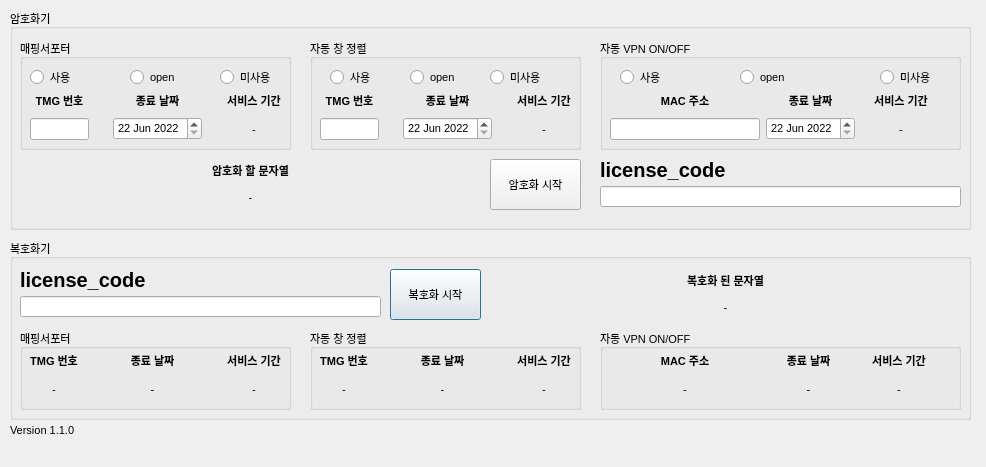
<?xml version="1.0" encoding="UTF-8"?>
<ui version="4.0">
 <class>period_decry_mac_line_status</class>
 <widget class="QDialog" name="period_decry_mac_line_status">
  <property name="geometry">
   <rect>
    <x>0</x>
    <y>0</y>
    <width>986</width>
    <height>467</height>
   </rect>
  </property>
  <property name="windowTitle">
   <string>Dialog</string>
  </property>
  <widget class="QGroupBox" name="groupBox_2">
   <property name="geometry">
    <rect>
     <x>10</x>
     <y>239</y>
     <width>961</width>
     <height>181</height>
    </rect>
   </property>
   <property name="font">
    <font>
     <pointsize>8</pointsize>
    </font>
   </property>
   <property name="title">
    <string>복호화기</string>
   </property>
   <widget class="QPushButton" name="decry_btn">
    <property name="geometry">
     <rect>
      <x>380</x>
      <y>30</y>
      <width>91</width>
      <height>51</height>
     </rect>
    </property>
    <property name="text">
     <string>복호화 시작</string>
    </property>
   </widget>
   <widget class="QWidget" name="verticalLayoutWidget_6">
    <property name="geometry">
     <rect>
      <x>10</x>
      <y>30</y>
      <width>361</width>
      <height>48</height>
     </rect>
    </property>
    <layout class="QVBoxLayout" name="verticalLayout_6">
     <item>
      <widget class="QLabel" name="label_10">
       <property name="font">
        <font>
         <pointsize>15</pointsize>
         <weight>75</weight>
         <bold>true</bold>
        </font>
       </property>
       <property name="text">
        <string>license_code</string>
       </property>
      </widget>
     </item>
     <item>
      <widget class="QLineEdit" name="decry_license_text_line_edit"/>
     </item>
    </layout>
   </widget>
   <widget class="QWidget" name="layoutWidget">
    <property name="geometry">
     <rect>
      <x>480</x>
      <y>30</y>
      <width>471</width>
      <height>49</height>
     </rect>
    </property>
    <layout class="QVBoxLayout" name="verticalLayout_11">
     <item>
      <widget class="QLabel" name="label_16">
       <property name="font">
        <font>
         <weight>75</weight>
         <bold>true</bold>
        </font>
       </property>
       <property name="text">
        <string>복호화 된 문자열</string>
       </property>
       <property name="alignment">
        <set>Qt::AlignCenter</set>
       </property>
      </widget>
     </item>
     <item>
      <widget class="QLabel" name="decry_text_status">
       <property name="text">
        <string>-</string>
       </property>
       <property name="alignment">
        <set>Qt::AlignCenter</set>
       </property>
      </widget>
     </item>
    </layout>
   </widget>
   <widget class="QGroupBox" name="groupBox_6">
    <property name="geometry">
     <rect>
      <x>10</x>
      <y>90</y>
      <width>271</width>
      <height>81</height>
     </rect>
    </property>
    <property name="title">
     <string>매핑서포터</string>
    </property>
    <widget class="QWidget" name="horizontalLayoutWidget_5">
     <property name="geometry">
      <rect>
       <x>10</x>
       <y>20</y>
       <width>251</width>
       <height>51</height>
      </rect>
     </property>
     <layout class="QHBoxLayout" name="horizontalLayout_5">
      <item>
       <layout class="QVBoxLayout" name="verticalLayout_17">
        <item>
         <widget class="QLabel" name="label_19">
          <property name="font">
           <font>
            <weight>75</weight>
            <bold>true</bold>
           </font>
          </property>
          <property name="text">
           <string>TMG 번호</string>
          </property>
          <property name="alignment">
           <set>Qt::AlignCenter</set>
          </property>
         </widget>
        </item>
        <item>
         <widget class="QLabel" name="mapping_decry_tmg_status">
          <property name="text">
           <string>-</string>
          </property>
          <property name="alignment">
           <set>Qt::AlignCenter</set>
          </property>
         </widget>
        </item>
       </layout>
      </item>
      <item>
       <spacer name="horizontalSpacer_5">
        <property name="orientation">
         <enum>Qt::Horizontal</enum>
        </property>
        <property name="sizeHint" stdset="0">
         <size>
          <width>40</width>
          <height>20</height>
         </size>
        </property>
       </spacer>
      </item>
      <item>
       <layout class="QVBoxLayout" name="verticalLayout_18">
        <item>
         <widget class="QLabel" name="label_20">
          <property name="font">
           <font>
            <weight>75</weight>
            <bold>true</bold>
           </font>
          </property>
          <property name="text">
           <string>종료 날짜</string>
          </property>
          <property name="alignment">
           <set>Qt::AlignCenter</set>
          </property>
         </widget>
        </item>
        <item>
         <widget class="QLabel" name="mapping_decry_expiration_status">
          <property name="text">
           <string>-</string>
          </property>
          <property name="alignment">
           <set>Qt::AlignCenter</set>
          </property>
         </widget>
        </item>
       </layout>
      </item>
      <item>
       <spacer name="horizontalSpacer_6">
        <property name="orientation">
         <enum>Qt::Horizontal</enum>
        </property>
        <property name="sizeHint" stdset="0">
         <size>
          <width>40</width>
          <height>20</height>
         </size>
        </property>
       </spacer>
      </item>
      <item>
       <layout class="QVBoxLayout" name="verticalLayout_19">
        <item>
         <widget class="QLabel" name="label_21">
          <property name="font">
           <font>
            <weight>75</weight>
            <bold>true</bold>
           </font>
          </property>
          <property name="text">
           <string>서비스 기간</string>
          </property>
          <property name="alignment">
           <set>Qt::AlignCenter</set>
          </property>
         </widget>
        </item>
        <item>
         <widget class="QLabel" name="mapping_decry_service_period_status">
          <property name="text">
           <string>-</string>
          </property>
          <property name="alignment">
           <set>Qt::AlignCenter</set>
          </property>
         </widget>
        </item>
       </layout>
      </item>
     </layout>
    </widget>
   </widget>
   <widget class="QGroupBox" name="groupBox_7">
    <property name="geometry">
     <rect>
      <x>300</x>
      <y>90</y>
      <width>271</width>
      <height>81</height>
     </rect>
    </property>
    <property name="title">
     <string>자동 창 정렬</string>
    </property>
    <widget class="QWidget" name="horizontalLayoutWidget_6">
     <property name="geometry">
      <rect>
       <x>10</x>
       <y>20</y>
       <width>251</width>
       <height>51</height>
      </rect>
     </property>
     <layout class="QHBoxLayout" name="horizontalLayout_6">
      <item>
       <layout class="QVBoxLayout" name="verticalLayout_8">
        <item>
         <widget class="QLabel" name="label_12">
          <property name="font">
           <font>
            <weight>75</weight>
            <bold>true</bold>
           </font>
          </property>
          <property name="text">
           <string>TMG 번호</string>
          </property>
          <property name="alignment">
           <set>Qt::AlignCenter</set>
          </property>
         </widget>
        </item>
        <item>
         <widget class="QLabel" name="alignmenter_decry_tmg_status">
          <property name="text">
           <string>-</string>
          </property>
          <property name="alignment">
           <set>Qt::AlignCenter</set>
          </property>
         </widget>
        </item>
       </layout>
      </item>
      <item>
       <spacer name="horizontalSpacer_7">
        <property name="orientation">
         <enum>Qt::Horizontal</enum>
        </property>
        <property name="sizeHint" stdset="0">
         <size>
          <width>40</width>
          <height>20</height>
         </size>
        </property>
       </spacer>
      </item>
      <item>
       <layout class="QVBoxLayout" name="verticalLayout_20">
        <item>
         <widget class="QLabel" name="label_13">
          <property name="font">
           <font>
            <weight>75</weight>
            <bold>true</bold>
           </font>
          </property>
          <property name="text">
           <string>종료 날짜</string>
          </property>
          <property name="alignment">
           <set>Qt::AlignCenter</set>
          </property>
         </widget>
        </item>
        <item>
         <widget class="QLabel" name="alignmenter_decry_expiration_status">
          <property name="text">
           <string>-</string>
          </property>
          <property name="alignment">
           <set>Qt::AlignCenter</set>
          </property>
         </widget>
        </item>
       </layout>
      </item>
      <item>
       <spacer name="horizontalSpacer_8">
        <property name="orientation">
         <enum>Qt::Horizontal</enum>
        </property>
        <property name="sizeHint" stdset="0">
         <size>
          <width>40</width>
          <height>20</height>
         </size>
        </property>
       </spacer>
      </item>
      <item>
       <layout class="QVBoxLayout" name="verticalLayout_21">
        <item>
         <widget class="QLabel" name="label_14">
          <property name="font">
           <font>
            <weight>75</weight>
            <bold>true</bold>
           </font>
          </property>
          <property name="text">
           <string>서비스 기간</string>
          </property>
          <property name="alignment">
           <set>Qt::AlignCenter</set>
          </property>
         </widget>
        </item>
        <item>
         <widget class="QLabel" name="alignmenter_decry_service_period_status">
          <property name="text">
           <string>-</string>
          </property>
          <property name="alignment">
           <set>Qt::AlignCenter</set>
          </property>
         </widget>
        </item>
       </layout>
      </item>
     </layout>
    </widget>
   </widget>
   <widget class="QGroupBox" name="groupBox_8">
    <property name="geometry">
     <rect>
      <x>590</x>
      <y>90</y>
      <width>361</width>
      <height>81</height>
     </rect>
    </property>
    <property name="title">
     <string>자동 VPN ON/OFF</string>
    </property>
    <widget class="QWidget" name="horizontalLayoutWidget_7">
     <property name="geometry">
      <rect>
       <x>10</x>
       <y>20</y>
       <width>331</width>
       <height>51</height>
      </rect>
     </property>
     <layout class="QHBoxLayout" name="horizontalLayout_7">
      <item>
       <layout class="QVBoxLayout" name="verticalLayout_22">
        <item>
         <widget class="QLabel" name="label_22">
          <property name="font">
           <font>
            <weight>75</weight>
            <bold>true</bold>
           </font>
          </property>
          <property name="text">
           <string>MAC 주소</string>
          </property>
          <property name="alignment">
           <set>Qt::AlignCenter</set>
          </property>
         </widget>
        </item>
        <item>
         <widget class="QLabel" name="period_VPN_decry_mac_status">
          <property name="minimumSize">
           <size>
            <width>150</width>
            <height>0</height>
           </size>
          </property>
          <property name="text">
           <string>-</string>
          </property>
          <property name="alignment">
           <set>Qt::AlignCenter</set>
          </property>
         </widget>
        </item>
       </layout>
      </item>
      <item>
       <layout class="QVBoxLayout" name="verticalLayout_23">
        <item>
         <widget class="QLabel" name="label_23">
          <property name="font">
           <font>
            <weight>75</weight>
            <bold>true</bold>
           </font>
          </property>
          <property name="text">
           <string>종료 날짜</string>
          </property>
          <property name="alignment">
           <set>Qt::AlignCenter</set>
          </property>
         </widget>
        </item>
        <item>
         <widget class="QLabel" name="period_VPN_decry_expiration_status">
          <property name="minimumSize">
           <size>
            <width>84</width>
            <height>0</height>
           </size>
          </property>
          <property name="text">
           <string>-</string>
          </property>
          <property name="alignment">
           <set>Qt::AlignCenter</set>
          </property>
         </widget>
        </item>
       </layout>
      </item>
      <item>
       <layout class="QVBoxLayout" name="verticalLayout_24">
        <item>
         <widget class="QLabel" name="label_24">
          <property name="font">
           <font>
            <weight>75</weight>
            <bold>true</bold>
           </font>
          </property>
          <property name="text">
           <string>서비스 기간</string>
          </property>
          <property name="alignment">
           <set>Qt::AlignCenter</set>
          </property>
         </widget>
        </item>
        <item>
         <widget class="QLabel" name="period_VPN_decry_service_period_status">
          <property name="text">
           <string>-</string>
          </property>
          <property name="alignment">
           <set>Qt::AlignCenter</set>
          </property>
         </widget>
        </item>
       </layout>
      </item>
     </layout>
    </widget>
   </widget>
  </widget>
  <widget class="QGroupBox" name="groupBox_3">
   <property name="geometry">
    <rect>
     <x>10</x>
     <y>9</y>
     <width>961</width>
     <height>221</height>
    </rect>
   </property>
   <property name="font">
    <font>
     <pointsize>8</pointsize>
    </font>
   </property>
   <property name="title">
    <string>암호화기</string>
   </property>
   <widget class="QWidget" name="layoutWidget">
    <property name="geometry">
     <rect>
      <x>10</x>
      <y>150</y>
      <width>461</width>
      <height>49</height>
     </rect>
    </property>
    <layout class="QVBoxLayout" name="verticalLayout_3">
     <item>
      <widget class="QLabel" name="label_7">
       <property name="font">
        <font>
         <weight>75</weight>
         <bold>true</bold>
        </font>
       </property>
       <property name="text">
        <string>암호화 할 문자열</string>
       </property>
       <property name="alignment">
        <set>Qt::AlignCenter</set>
       </property>
      </widget>
     </item>
     <item>
      <widget class="QLabel" name="encry_text_status">
       <property name="text">
        <string>-</string>
       </property>
       <property name="alignment">
        <set>Qt::AlignCenter</set>
       </property>
      </widget>
     </item>
    </layout>
   </widget>
   <widget class="QGroupBox" name="groupBox_4">
    <property name="geometry">
     <rect>
      <x>300</x>
      <y>30</y>
      <width>271</width>
      <height>111</height>
     </rect>
    </property>
    <property name="title">
     <string>자동 창 정렬</string>
    </property>
    <widget class="QRadioButton" name="alignmenter_able_radioButton">
     <property name="geometry">
      <rect>
       <x>20</x>
       <y>30</y>
       <width>51</width>
       <height>16</height>
      </rect>
     </property>
     <property name="text">
      <string>사용</string>
     </property>
    </widget>
    <widget class="QRadioButton" name="alignmenter_disable_radioButton">
     <property name="geometry">
      <rect>
       <x>180</x>
       <y>30</y>
       <width>61</width>
       <height>16</height>
      </rect>
     </property>
     <property name="text">
      <string>미사용</string>
     </property>
    </widget>
    <widget class="QWidget" name="horizontalLayoutWidget_3">
     <property name="geometry">
      <rect>
       <x>10</x>
       <y>50</y>
       <width>251</width>
       <height>51</height>
      </rect>
     </property>
     <layout class="QHBoxLayout" name="horizontalLayout_3">
      <item>
       <layout class="QVBoxLayout" name="verticalLayout_7">
        <item>
         <widget class="QLabel" name="label_6">
          <property name="font">
           <font>
            <weight>75</weight>
            <bold>true</bold>
           </font>
          </property>
          <property name="text">
           <string>TMG 번호</string>
          </property>
          <property name="alignment">
           <set>Qt::AlignCenter</set>
          </property>
         </widget>
        </item>
        <item>
         <widget class="QLineEdit" name="alignmenter_encry_tmg_line_edit">
          <property name="maximumSize">
           <size>
            <width>80</width>
            <height>16777215</height>
           </size>
          </property>
         </widget>
        </item>
       </layout>
      </item>
      <item>
       <spacer name="horizontalSpacer_2">
        <property name="orientation">
         <enum>Qt::Horizontal</enum>
        </property>
        <property name="sizeHint" stdset="0">
         <size>
          <width>40</width>
          <height>20</height>
         </size>
        </property>
       </spacer>
      </item>
      <item>
       <layout class="QVBoxLayout" name="verticalLayout_12">
        <item>
         <widget class="QLabel" name="label_9">
          <property name="font">
           <font>
            <weight>75</weight>
            <bold>true</bold>
           </font>
          </property>
          <property name="text">
           <string>종료 날짜</string>
          </property>
          <property name="alignment">
           <set>Qt::AlignCenter</set>
          </property>
         </widget>
        </item>
        <item>
         <widget class="QDateEdit" name="alignmenter_encry_expiration_dateEdit">
          <property name="dateTime">
           <datetime>
            <hour>0</hour>
            <minute>0</minute>
            <second>0</second>
            <year>2022</year>
            <month>6</month>
            <day>22</day>
           </datetime>
          </property>
          <property name="minimumDateTime">
           <datetime>
            <hour>0</hour>
            <minute>0</minute>
            <second>0</second>
            <year>2022</year>
            <month>6</month>
            <day>22</day>
           </datetime>
          </property>
          <property name="minimumDate">
           <date>
            <year>2022</year>
            <month>6</month>
            <day>22</day>
           </date>
          </property>
          <property name="calendarPopup">
           <bool>false</bool>
          </property>
         </widget>
        </item>
       </layout>
      </item>
      <item>
       <spacer name="horizontalSpacer_4">
        <property name="orientation">
         <enum>Qt::Horizontal</enum>
        </property>
        <property name="sizeHint" stdset="0">
         <size>
          <width>40</width>
          <height>20</height>
         </size>
        </property>
       </spacer>
      </item>
      <item>
       <layout class="QVBoxLayout" name="verticalLayout_13">
        <item>
         <widget class="QLabel" name="label_11">
          <property name="font">
           <font>
            <weight>75</weight>
            <bold>true</bold>
           </font>
          </property>
          <property name="text">
           <string>서비스 기간</string>
          </property>
          <property name="alignment">
           <set>Qt::AlignCenter</set>
          </property>
         </widget>
        </item>
        <item>
         <widget class="QLabel" name="alignmenter_encry_service_period_status">
          <property name="text">
           <string>-</string>
          </property>
          <property name="alignment">
           <set>Qt::AlignCenter</set>
          </property>
         </widget>
        </item>
       </layout>
      </item>
     </layout>
    </widget>
    <widget class="QRadioButton" name="alignmenter_openable_radioButton">
     <property name="geometry">
      <rect>
       <x>100</x>
       <y>30</y>
       <width>51</width>
       <height>16</height>
      </rect>
     </property>
     <property name="text">
      <string>open</string>
     </property>
    </widget>
   </widget>
   <widget class="QPushButton" name="encry_btn">
    <property name="geometry">
     <rect>
      <x>480</x>
      <y>150</y>
      <width>91</width>
      <height>51</height>
     </rect>
    </property>
    <property name="text">
     <string>암호화 시작</string>
    </property>
   </widget>
   <widget class="QGroupBox" name="groupBox">
    <property name="geometry">
     <rect>
      <x>10</x>
      <y>30</y>
      <width>271</width>
      <height>111</height>
     </rect>
    </property>
    <property name="title">
     <string>매핑서포터</string>
    </property>
    <widget class="QRadioButton" name="mapping_able_radioButton">
     <property name="geometry">
      <rect>
       <x>10</x>
       <y>30</y>
       <width>51</width>
       <height>16</height>
      </rect>
     </property>
     <property name="text">
      <string>사용</string>
     </property>
    </widget>
    <widget class="QRadioButton" name="mapping_disable_radioButton">
     <property name="geometry">
      <rect>
       <x>200</x>
       <y>30</y>
       <width>61</width>
       <height>16</height>
      </rect>
     </property>
     <property name="text">
      <string>미사용</string>
     </property>
    </widget>
    <widget class="QWidget" name="horizontalLayoutWidget">
     <property name="geometry">
      <rect>
       <x>10</x>
       <y>50</y>
       <width>251</width>
       <height>51</height>
      </rect>
     </property>
     <layout class="QHBoxLayout" name="horizontalLayout">
      <item>
       <layout class="QVBoxLayout" name="verticalLayout_2">
        <item>
         <widget class="QLabel" name="label_4">
          <property name="font">
           <font>
            <weight>75</weight>
            <bold>true</bold>
           </font>
          </property>
          <property name="text">
           <string>TMG 번호</string>
          </property>
          <property name="alignment">
           <set>Qt::AlignCenter</set>
          </property>
         </widget>
        </item>
        <item>
         <widget class="QLineEdit" name="mapping_encry_tmg_line_edit">
          <property name="maximumSize">
           <size>
            <width>80</width>
            <height>16777215</height>
           </size>
          </property>
         </widget>
        </item>
       </layout>
      </item>
      <item>
       <spacer name="horizontalSpacer">
        <property name="orientation">
         <enum>Qt::Horizontal</enum>
        </property>
        <property name="sizeHint" stdset="0">
         <size>
          <width>40</width>
          <height>20</height>
         </size>
        </property>
       </spacer>
      </item>
      <item>
       <layout class="QVBoxLayout" name="verticalLayout">
        <item>
         <widget class="QLabel" name="label_3">
          <property name="font">
           <font>
            <weight>75</weight>
            <bold>true</bold>
           </font>
          </property>
          <property name="text">
           <string>종료 날짜</string>
          </property>
          <property name="alignment">
           <set>Qt::AlignCenter</set>
          </property>
         </widget>
        </item>
        <item>
         <widget class="QDateEdit" name="mapping_encry_expiration_dateEdit">
          <property name="dateTime">
           <datetime>
            <hour>0</hour>
            <minute>0</minute>
            <second>0</second>
            <year>2022</year>
            <month>6</month>
            <day>22</day>
           </datetime>
          </property>
          <property name="minimumDateTime">
           <datetime>
            <hour>0</hour>
            <minute>0</minute>
            <second>0</second>
            <year>2022</year>
            <month>6</month>
            <day>22</day>
           </datetime>
          </property>
          <property name="minimumDate">
           <date>
            <year>2022</year>
            <month>6</month>
            <day>22</day>
           </date>
          </property>
          <property name="calendarPopup">
           <bool>false</bool>
          </property>
         </widget>
        </item>
       </layout>
      </item>
      <item>
       <spacer name="horizontalSpacer_3">
        <property name="orientation">
         <enum>Qt::Horizontal</enum>
        </property>
        <property name="sizeHint" stdset="0">
         <size>
          <width>40</width>
          <height>20</height>
         </size>
        </property>
       </spacer>
      </item>
      <item>
       <layout class="QVBoxLayout" name="verticalLayout_5">
        <item>
         <widget class="QLabel" name="label_8">
          <property name="font">
           <font>
            <weight>75</weight>
            <bold>true</bold>
           </font>
          </property>
          <property name="text">
           <string>서비스 기간</string>
          </property>
          <property name="alignment">
           <set>Qt::AlignCenter</set>
          </property>
         </widget>
        </item>
        <item>
         <widget class="QLabel" name="mapping_encry_service_period_status">
          <property name="text">
           <string>-</string>
          </property>
          <property name="alignment">
           <set>Qt::AlignCenter</set>
          </property>
         </widget>
        </item>
       </layout>
      </item>
     </layout>
    </widget>
    <widget class="QRadioButton" name="mapping_openable_radioButton">
     <property name="geometry">
      <rect>
       <x>110</x>
       <y>30</y>
       <width>51</width>
       <height>16</height>
      </rect>
     </property>
     <property name="text">
      <string>open</string>
     </property>
    </widget>
   </widget>
   <widget class="QGroupBox" name="groupBox_5">
    <property name="geometry">
     <rect>
      <x>590</x>
      <y>30</y>
      <width>361</width>
      <height>111</height>
     </rect>
    </property>
    <property name="title">
     <string>자동 VPN ON/OFF</string>
    </property>
    <widget class="QRadioButton" name="period_VPN_able_radioButton">
     <property name="geometry">
      <rect>
       <x>20</x>
       <y>30</y>
       <width>51</width>
       <height>16</height>
      </rect>
     </property>
     <property name="text">
      <string>사용</string>
     </property>
    </widget>
    <widget class="QRadioButton" name="period_VPN_openable_radioButton">
     <property name="geometry">
      <rect>
       <x>140</x>
       <y>30</y>
       <width>61</width>
       <height>16</height>
      </rect>
     </property>
     <property name="text">
      <string>open</string>
     </property>
    </widget>
    <widget class="QWidget" name="horizontalLayoutWidget_4">
     <property name="geometry">
      <rect>
       <x>10</x>
       <y>50</y>
       <width>331</width>
       <height>51</height>
      </rect>
     </property>
     <layout class="QHBoxLayout" name="horizontalLayout_4">
      <item>
       <layout class="QVBoxLayout" name="verticalLayout_14">
        <item>
         <widget class="QLabel" name="label_15">
          <property name="font">
           <font>
            <weight>75</weight>
            <bold>true</bold>
           </font>
          </property>
          <property name="text">
           <string>MAC 주소</string>
          </property>
          <property name="alignment">
           <set>Qt::AlignCenter</set>
          </property>
         </widget>
        </item>
        <item>
         <widget class="QLineEdit" name="period_VPN_mac_address_line_edit">
          <property name="minimumSize">
           <size>
            <width>150</width>
            <height>0</height>
           </size>
          </property>
          <property name="maximumSize">
           <size>
            <width>80</width>
            <height>16777215</height>
           </size>
          </property>
         </widget>
        </item>
       </layout>
      </item>
      <item>
       <layout class="QVBoxLayout" name="verticalLayout_15">
        <item>
         <widget class="QLabel" name="label_17">
          <property name="font">
           <font>
            <weight>75</weight>
            <bold>true</bold>
           </font>
          </property>
          <property name="text">
           <string>종료 날짜</string>
          </property>
          <property name="alignment">
           <set>Qt::AlignCenter</set>
          </property>
         </widget>
        </item>
        <item>
         <widget class="QDateEdit" name="period_VPN_encry_expiration_dateEdit">
          <property name="dateTime">
           <datetime>
            <hour>0</hour>
            <minute>0</minute>
            <second>0</second>
            <year>2022</year>
            <month>6</month>
            <day>22</day>
           </datetime>
          </property>
          <property name="minimumDateTime">
           <datetime>
            <hour>0</hour>
            <minute>0</minute>
            <second>0</second>
            <year>2022</year>
            <month>6</month>
            <day>22</day>
           </datetime>
          </property>
          <property name="minimumDate">
           <date>
            <year>2022</year>
            <month>6</month>
            <day>22</day>
           </date>
          </property>
          <property name="calendarPopup">
           <bool>false</bool>
          </property>
         </widget>
        </item>
       </layout>
      </item>
      <item>
       <layout class="QVBoxLayout" name="verticalLayout_16">
        <item>
         <widget class="QLabel" name="label_18">
          <property name="font">
           <font>
            <weight>75</weight>
            <bold>true</bold>
           </font>
          </property>
          <property name="text">
           <string>서비스 기간</string>
          </property>
          <property name="alignment">
           <set>Qt::AlignCenter</set>
          </property>
         </widget>
        </item>
        <item>
         <widget class="QLabel" name="period_VPN_encry_service_period_status">
          <property name="text">
           <string>-</string>
          </property>
          <property name="alignment">
           <set>Qt::AlignCenter</set>
          </property>
         </widget>
        </item>
       </layout>
      </item>
     </layout>
    </widget>
    <widget class="QRadioButton" name="period_VPN_disable_radioButton">
     <property name="geometry">
      <rect>
       <x>280</x>
       <y>30</y>
       <width>61</width>
       <height>16</height>
      </rect>
     </property>
     <property name="text">
      <string>미사용</string>
     </property>
    </widget>
   </widget>
   <widget class="QWidget" name="verticalLayoutWidget_4">
    <property name="geometry">
     <rect>
      <x>590</x>
      <y>150</y>
      <width>361</width>
      <height>48</height>
     </rect>
    </property>
    <layout class="QVBoxLayout" name="verticalLayout_4">
     <item>
      <widget class="QLabel" name="label_5">
       <property name="font">
        <font>
         <pointsize>15</pointsize>
         <weight>75</weight>
         <bold>true</bold>
        </font>
       </property>
       <property name="text">
        <string>license_code</string>
       </property>
      </widget>
     </item>
     <item>
      <widget class="QLineEdit" name="encry_license_text_line_edit"/>
     </item>
    </layout>
   </widget>
  </widget>
  <widget class="QLabel" name="label">
   <property name="geometry">
    <rect>
     <x>10</x>
     <y>420</y>
     <width>81</width>
     <height>20</height>
    </rect>
   </property>
   <property name="font">
    <font>
     <pointsize>8</pointsize>
     <weight>50</weight>
     <bold>false</bold>
    </font>
   </property>
   <property name="text">
    <string>Version 1.1.0</string>
   </property>
  </widget>
 </widget>
 <resources/>
 <connections/>
</ui>
